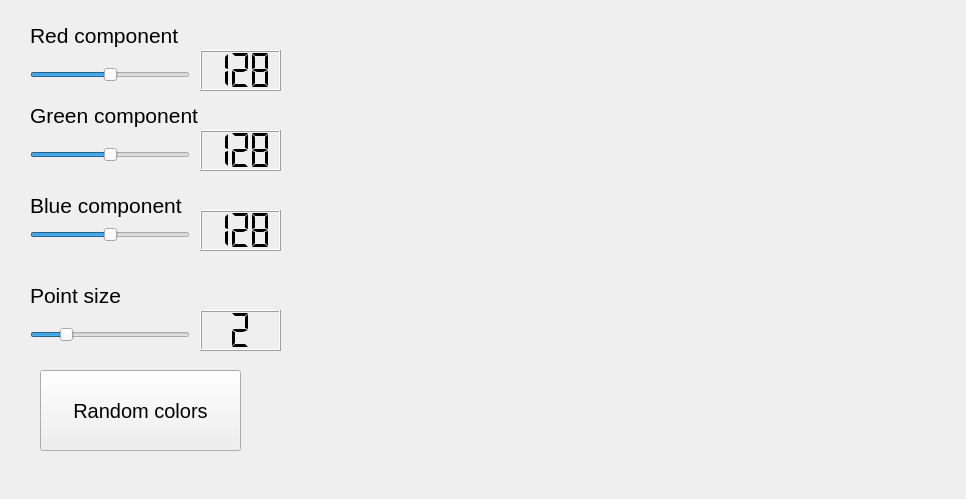
<?xml version="1.0" encoding="UTF-8"?>
<ui version="4.0">
 <class>PCLViewer</class>
 <widget class="QMainWindow" name="PCLViewer">
  <property name="geometry">
   <rect>
    <x>0</x>
    <y>0</y>
    <width>966</width>
    <height>499</height>
   </rect>
  </property>
  <property name="minimumSize">
   <size>
    <width>0</width>
    <height>0</height>
   </size>
  </property>
  <property name="maximumSize">
   <size>
    <width>5000</width>
    <height>5000</height>
   </size>
  </property>
  <property name="windowTitle">
   <string>PCLViewer</string>
  </property>
  <widget class="QWidget" name="centralwidget">
   <widget class="QVTKWidget" name="qvtkWidget" native="true">
    <property name="geometry">
     <rect>
      <x>300</x>
      <y>10</y>
      <width>640</width>
      <height>480</height>
     </rect>
    </property>
   </widget>
   <widget class="QSlider" name="horizontalSlider_R">
    <property name="geometry">
     <rect>
      <x>30</x>
      <y>60</y>
      <width>160</width>
      <height>29</height>
     </rect>
    </property>
    <property name="maximum">
     <number>255</number>
    </property>
    <property name="value">
     <number>128</number>
    </property>
    <property name="orientation">
     <enum>Qt::Horizontal</enum>
    </property>
   </widget>
   <widget class="QSlider" name="horizontalSlider_G">
    <property name="geometry">
     <rect>
      <x>30</x>
      <y>140</y>
      <width>160</width>
      <height>29</height>
     </rect>
    </property>
    <property name="maximum">
     <number>255</number>
    </property>
    <property name="value">
     <number>128</number>
    </property>
    <property name="orientation">
     <enum>Qt::Horizontal</enum>
    </property>
   </widget>
   <widget class="QSlider" name="horizontalSlider_B">
    <property name="geometry">
     <rect>
      <x>30</x>
      <y>220</y>
      <width>160</width>
      <height>29</height>
     </rect>
    </property>
    <property name="maximum">
     <number>255</number>
    </property>
    <property name="value">
     <number>128</number>
    </property>
    <property name="orientation">
     <enum>Qt::Horizontal</enum>
    </property>
   </widget>
   <widget class="QLCDNumber" name="lcdNumber_R">
    <property name="geometry">
     <rect>
      <x>200</x>
      <y>50</y>
      <width>81</width>
      <height>41</height>
     </rect>
    </property>
    <property name="digitCount">
     <number>3</number>
    </property>
    <property name="segmentStyle">
     <enum>QLCDNumber::Flat</enum>
    </property>
    <property name="intValue" stdset="0">
     <number>128</number>
    </property>
   </widget>
   <widget class="QLCDNumber" name="lcdNumber_G">
    <property name="geometry">
     <rect>
      <x>200</x>
      <y>130</y>
      <width>81</width>
      <height>41</height>
     </rect>
    </property>
    <property name="digitCount">
     <number>3</number>
    </property>
    <property name="segmentStyle">
     <enum>QLCDNumber::Flat</enum>
    </property>
    <property name="intValue" stdset="0">
     <number>128</number>
    </property>
   </widget>
   <widget class="QLCDNumber" name="lcdNumber_B">
    <property name="geometry">
     <rect>
      <x>200</x>
      <y>210</y>
      <width>81</width>
      <height>41</height>
     </rect>
    </property>
    <property name="digitCount">
     <number>3</number>
    </property>
    <property name="segmentStyle">
     <enum>QLCDNumber::Flat</enum>
    </property>
    <property name="intValue" stdset="0">
     <number>128</number>
    </property>
   </widget>
   <widget class="QSlider" name="horizontalSlider_p">
    <property name="geometry">
     <rect>
      <x>30</x>
      <y>320</y>
      <width>160</width>
      <height>29</height>
     </rect>
    </property>
    <property name="minimum">
     <number>1</number>
    </property>
    <property name="maximum">
     <number>6</number>
    </property>
    <property name="value">
     <number>2</number>
    </property>
    <property name="orientation">
     <enum>Qt::Horizontal</enum>
    </property>
   </widget>
   <widget class="QLCDNumber" name="lcdNumber_p">
    <property name="geometry">
     <rect>
      <x>200</x>
      <y>310</y>
      <width>81</width>
      <height>41</height>
     </rect>
    </property>
    <property name="digitCount">
     <number>1</number>
    </property>
    <property name="segmentStyle">
     <enum>QLCDNumber::Flat</enum>
    </property>
    <property name="intValue" stdset="0">
     <number>2</number>
    </property>
   </widget>
   <widget class="QLabel" name="label">
    <property name="geometry">
     <rect>
      <x>30</x>
      <y>20</y>
      <width>191</width>
      <height>31</height>
     </rect>
    </property>
    <property name="font">
     <font>
      <pointsize>16</pointsize>
      <weight>50</weight>
      <italic>false</italic>
      <bold>false</bold>
     </font>
    </property>
    <property name="text">
     <string>Red component</string>
    </property>
   </widget>
   <widget class="QLabel" name="label_2">
    <property name="geometry">
     <rect>
      <x>30</x>
      <y>100</y>
      <width>191</width>
      <height>31</height>
     </rect>
    </property>
    <property name="font">
     <font>
      <pointsize>16</pointsize>
      <weight>50</weight>
      <italic>false</italic>
      <bold>false</bold>
     </font>
    </property>
    <property name="text">
     <string>Green component</string>
    </property>
   </widget>
   <widget class="QLabel" name="label_3">
    <property name="geometry">
     <rect>
      <x>30</x>
      <y>190</y>
      <width>191</width>
      <height>31</height>
     </rect>
    </property>
    <property name="font">
     <font>
      <pointsize>16</pointsize>
      <weight>50</weight>
      <italic>false</italic>
      <bold>false</bold>
     </font>
    </property>
    <property name="text">
     <string>Blue component</string>
    </property>
   </widget>
   <widget class="QLabel" name="label_4">
    <property name="geometry">
     <rect>
      <x>30</x>
      <y>280</y>
      <width>141</width>
      <height>31</height>
     </rect>
    </property>
    <property name="font">
     <font>
      <pointsize>16</pointsize>
      <weight>50</weight>
      <italic>false</italic>
      <bold>false</bold>
     </font>
    </property>
    <property name="text">
     <string>Point size</string>
    </property>
   </widget>
   <widget class="QPushButton" name="pushButton_random">
    <property name="geometry">
     <rect>
      <x>40</x>
      <y>370</y>
      <width>201</width>
      <height>81</height>
     </rect>
    </property>
    <property name="font">
     <font>
      <pointsize>15</pointsize>
     </font>
    </property>
    <property name="text">
     <string>Random colors</string>
    </property>
   </widget>
  </widget>
 </widget>
 <customwidgets>
  <customwidget>
   <class>QVTKWidget</class>
   <extends>QWidget</extends>
   <header>QVTKWidget.h</header>
  </customwidget>
 </customwidgets>
 <resources/>
 <connections>
  <connection>
   <sender>horizontalSlider_R</sender>
   <signal>sliderMoved(int)</signal>
   <receiver>lcdNumber_R</receiver>
   <slot>display(int)</slot>
   <hints>
    <hint type="sourcelabel">
     <x>136</x>
     <y>111</y>
    </hint>
    <hint type="destinationlabel">
     <x>222</x>
     <y>115</y>
    </hint>
   </hints>
  </connection>
  <connection>
   <sender>horizontalSlider_G</sender>
   <signal>sliderMoved(int)</signal>
   <receiver>lcdNumber_G</receiver>
   <slot>display(int)</slot>
   <hints>
    <hint type="sourcelabel">
     <x>166</x>
     <y>193</y>
    </hint>
    <hint type="destinationlabel">
     <x>235</x>
     <y>195</y>
    </hint>
   </hints>
  </connection>
  <connection>
   <sender>horizontalSlider_B</sender>
   <signal>sliderMoved(int)</signal>
   <receiver>lcdNumber_B</receiver>
   <slot>display(int)</slot>
   <hints>
    <hint type="sourcelabel">
     <x>185</x>
     <y>273</y>
    </hint>
    <hint type="destinationlabel">
     <x>224</x>
     <y>275</y>
    </hint>
   </hints>
  </connection>
  <connection>
   <sender>horizontalSlider_p</sender>
   <signal>sliderMoved(int)</signal>
   <receiver>lcdNumber_p</receiver>
   <slot>display(int)</slot>
   <hints>
    <hint type="sourcelabel">
     <x>136</x>
     <y>352</y>
    </hint>
    <hint type="destinationlabel">
     <x>253</x>
     <y>342</y>
    </hint>
   </hints>
  </connection>
 </connections>
</ui>
